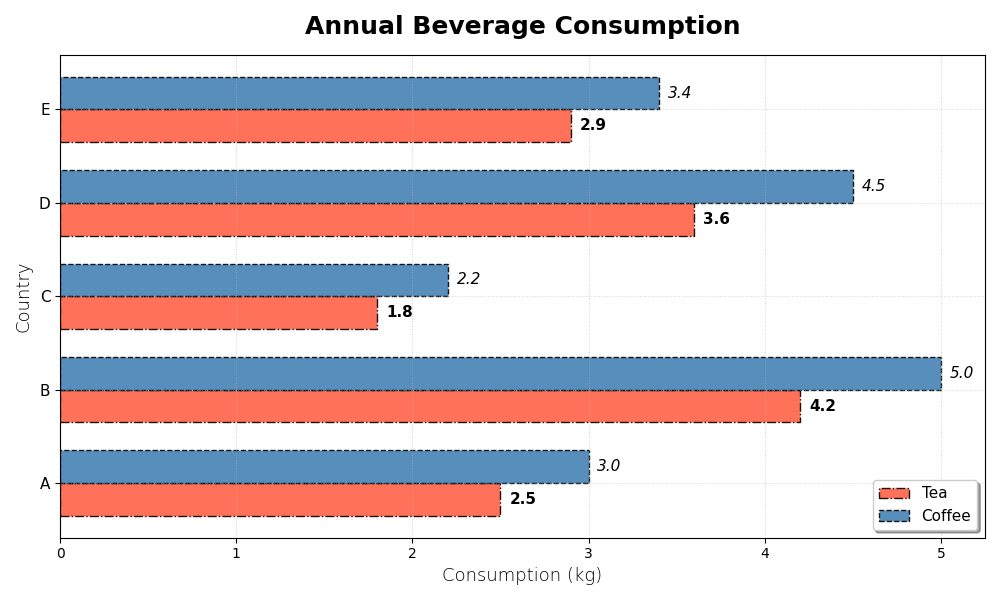

The script that drew this image:
import matplotlib.pyplot as plt
import numpy as np

countries = ['A', 'B', 'C', 'D', 'E']
tea_consumption = [2.5, 4.2, 1.8, 3.6, 2.9]
coffee_consumption = [3.0, 5.0, 2.2, 4.5, 3.4]

bar_width = 0.35
y_pos = np.arange(len(countries))

fig, ax = plt.subplots(figsize=(10, 6))

tea_bars = ax.barh(y_pos, tea_consumption, color='#FF6347', alpha=0.9, height=bar_width, label='Tea', edgecolor='black', linestyle='-.')
coffee_bars = ax.barh(y_pos + bar_width, coffee_consumption, color='#4682B4', alpha=0.9, height=bar_width, label='Coffee', edgecolor='black', linestyle='--')

for bar in tea_bars:
    width = bar.get_width()
    ax.text(width + 0.05, bar.get_y() + bar.get_height() / 2.0,
            f'{width:.1f}', va='center', ha='left', fontsize=11, fontweight='bold')

for bar in coffee_bars:
    width = bar.get_width()
    ax.text(width + 0.05, bar.get_y() + bar.get_height() / 2.0,
            f'{width:.1f}', va='center', ha='left', fontsize=11, fontstyle='italic')

ax.set_title('Annual Beverage Consumption', fontsize=18, fontweight='bold', pad=15)
ax.set_ylabel('Country', fontsize=13, fontweight='light')
ax.set_xlabel('Consumption (kg)', fontsize=13, fontweight='light')

ax.set_yticks(y_pos + bar_width / 2)
ax.set_yticklabels(countries, fontsize=11)

ax.xaxis.grid(True, linestyle=':', linewidth=0.7, alpha=0.6)
ax.yaxis.grid(True, linestyle=':', linewidth=0.7, alpha=0.5)

ax.legend(loc='lower right', fontsize=11, shadow=True)

plt.tight_layout()
plt.show()
